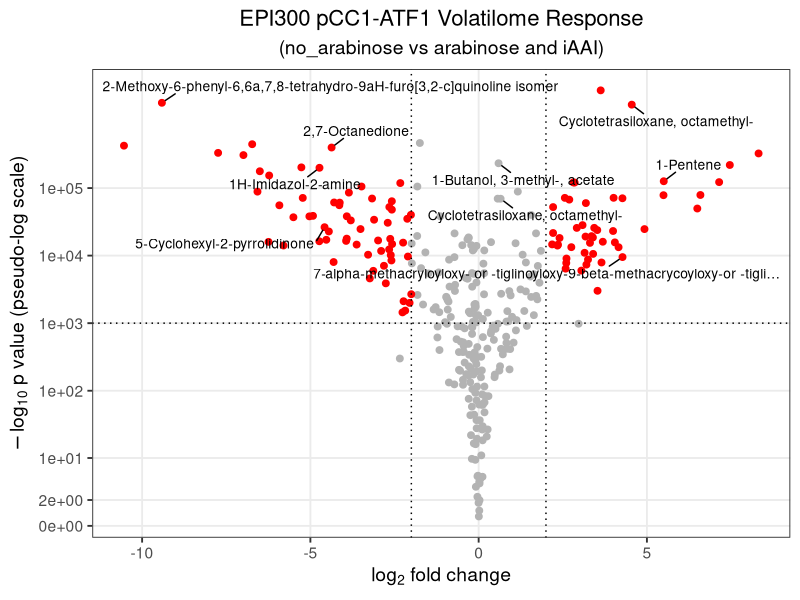
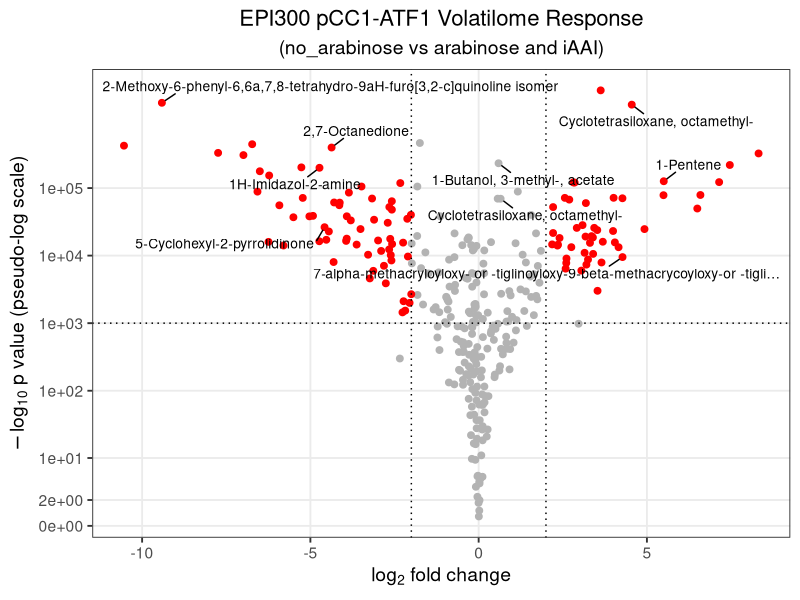

Generate these figures, in order, with R:
# ============================================================
# Volcano plot: EPI300_pCC1_ATF1
# Ara_iAAL vs Ara
# ============================================================

library(tidyverse)
library(ggrepel)
library(scales)

# ---- 1. Load data ------------------------------------------------

df <- read_csv("EPI300_pCC1_ATF1_AraAraiAAlCla.csv",
               show_col_types = FALSE)

# Force the count columns to numeric. A stray non-numeric entry
# (e.g. "Find by Chromatogram Deconvolution" instead of a peak area)
# will make read_csv() import the WHOLE column as character, which
# then breaks sum()/arithmetic below. suppressWarnings() here is
# intentional: any cell that can't convert becomes NA, and gets
# reported and dropped in the next step.
df <- df %>%
  mutate(
    EPI300_pCC1_ATF1_Ara      = suppressWarnings(as.numeric(EPI300_pCC1_ATF1_Ara)),
    EPI300_pCC1_ATF1_Ara_iAAL = suppressWarnings(as.numeric(EPI300_pCC1_ATF1_Ara_iAAL))
  )

dropped <- df %>%
  filter(is.na(EPI300_pCC1_ATF1_Ara) | is.na(EPI300_pCC1_ATF1_Ara_iAAL))

if (nrow(dropped) > 0) {
  message(sprintf("Dropping %d row(s) with missing/non-numeric values:", nrow(dropped)))
  print(dropped %>% select(Name, EPI300_pCC1_ATF1_Ara, EPI300_pCC1_ATF1_Ara_iAAL),
        n = nrow(dropped))
}

df <- df %>%
  filter(
    !is.na(EPI300_pCC1_ATF1_Ara),
    !is.na(EPI300_pCC1_ATF1_Ara_iAAL)
  )

# ---- 2. Fold Change ---------------------------------------------

total_Ara <- sum(df$EPI300_pCC1_ATF1_Ara)
total_iAAL <- sum(df$EPI300_pCC1_ATF1_Ara_iAAL)

df <- df %>%
  mutate(
    prop_Ara  = EPI300_pCC1_ATF1_Ara / total_Ara,
    prop_iAAL = EPI300_pCC1_ATF1_Ara_iAAL / total_iAAL,
    log2FC    = log2(prop_iAAL / prop_Ara)
  )

# ---- 3. Significance --------------------------------------------

df <- df %>%
  rowwise() %>%
  mutate(
    p_pool =
      (EPI300_pCC1_ATF1_Ara +
         EPI300_pCC1_ATF1_Ara_iAAL) /
      (total_Ara + total_iAAL),
    
    se =
      sqrt(
        p_pool * (1 - p_pool) *
          (1 / total_Ara + 1 / total_iAAL)
      ),
    
    z = (prop_iAAL - prop_Ara) / se,
    
    log_p_one_tail =
      pnorm(-abs(z), log.p = TRUE),
    
    neglog10p =
      -(log_p_one_tail + log(2)) / log(10)
  ) %>%
  ungroup()

# ---- 4. Significance thresholds ---------------------------------

fc_cutoff <- 2
p_cutoff  <- 1000

df <- df %>%
  mutate(
    significant =
      abs(log2FC) > fc_cutoff &
      neglog10p > p_cutoff
  )

# ---- 5. Labels --------------------------------------------------

# Compounds that should always be labeled, regardless of significance
forced_labels <- c(
  "1-Butanol, 3-methyl-, acetate",
  "1-Butanol, 3-methyl-"
)

n_per_side <- 4  # top N over-expressed + top N under-expressed

# Figure out which side each forced label belongs to, from its own
# log2FC sign (not just among the "significant" points), so it still
# gets labeled even if it falls just short of the significance cutoff
forced_sign <- df %>%
  filter(Name %in% forced_labels) %>%
  distinct(Name, .keep_all = TRUE) %>%
  select(Name, log2FC)

forced_over  <- forced_sign %>% filter(log2FC > 0) %>% pull(Name)
forced_under <- forced_sign %>% filter(log2FC < 0) %>% pull(Name)

sig_df <- df %>%
  filter(significant) %>%
  distinct(Name, .keep_all = TRUE)

# Over-expressed (log2FC > 0): reserve slots for any forced labels on
# this side, then fill the rest with the largest positive log2FC values
top_over <- sig_df %>%
  filter(log2FC > 0, !(Name %in% forced_labels)) %>%
  slice_max(log2FC,
            n = max(n_per_side - length(forced_over), 0),
            with_ties = FALSE) %>%
  pull(Name)

# Under-expressed (log2FC < 0): same idea, using the most negative values
top_under <- sig_df %>%
  filter(log2FC < 0, !(Name %in% forced_labels)) %>%
  slice_min(log2FC,
            n = max(n_per_side - length(forced_under), 0),
            with_ties = FALSE) %>%
  pull(Name)

top_labels <- c(forced_over, top_over, forced_under, top_under)

df <- df %>%
  mutate(
    label = ifelse(Name %in% top_labels,
                   Name,
                   NA)
  )

# ---- 6. Volcano Plot --------------------------------------------

p <- ggplot(df,
            aes(x = log2FC,
                y = neglog10p)) +
  
  geom_point(
    aes(color = significant),
    size = 2
  ) +
  
  scale_color_manual(
    values = c(
      "TRUE" = "red",
      "FALSE" = "grey70"
    )
  ) +
  
  geom_vline(
    xintercept = c(-fc_cutoff, fc_cutoff),
    linetype = "dotted"
  ) +
  
  geom_hline(
    yintercept = p_cutoff,
    linetype = "dotted"
  ) +
  
  geom_text_repel(
    aes(label = label),
    size = 3.5,
    max.overlaps = Inf,
    segment.color = "black",
    box.padding = 0.5,
    point.padding = 0.3,
    min.segment.length = 0,
    force = 2,
    seed = 42
  ) +
  
  scale_y_continuous(
    trans = pseudo_log_trans(base = 10),
    breaks = c(
      0, 2, 10, 100,
      1000, 10000, 100000
    )
  ) +
  
  labs(
    title = "EPI300 pCC1-ATF1 Volatilome Response",
    subtitle = "(no_arabinose vs arabinose and iAAI)",
    x = expression(log[2] ~ fold ~ change),
    y = expression(-log[10] ~ p ~ value ~ "(pseudo-log scale)")
  ) +
  
  theme_bw(base_size = 14) +
  
  theme(
    plot.title = element_text(
      hjust = 0.5,
      size = 16
    ),
    plot.subtitle = element_text(hjust = 0.5),
    panel.grid.minor = element_blank(),
    legend.position = "none"
  )

print(p)

ggsave(
  "EPI300_pCC1_ATF1_Ara_vs_Ara_iAAL_Volcano.png",
  p,
  width = 10,
  height = 8,
  dpi = 300
)
